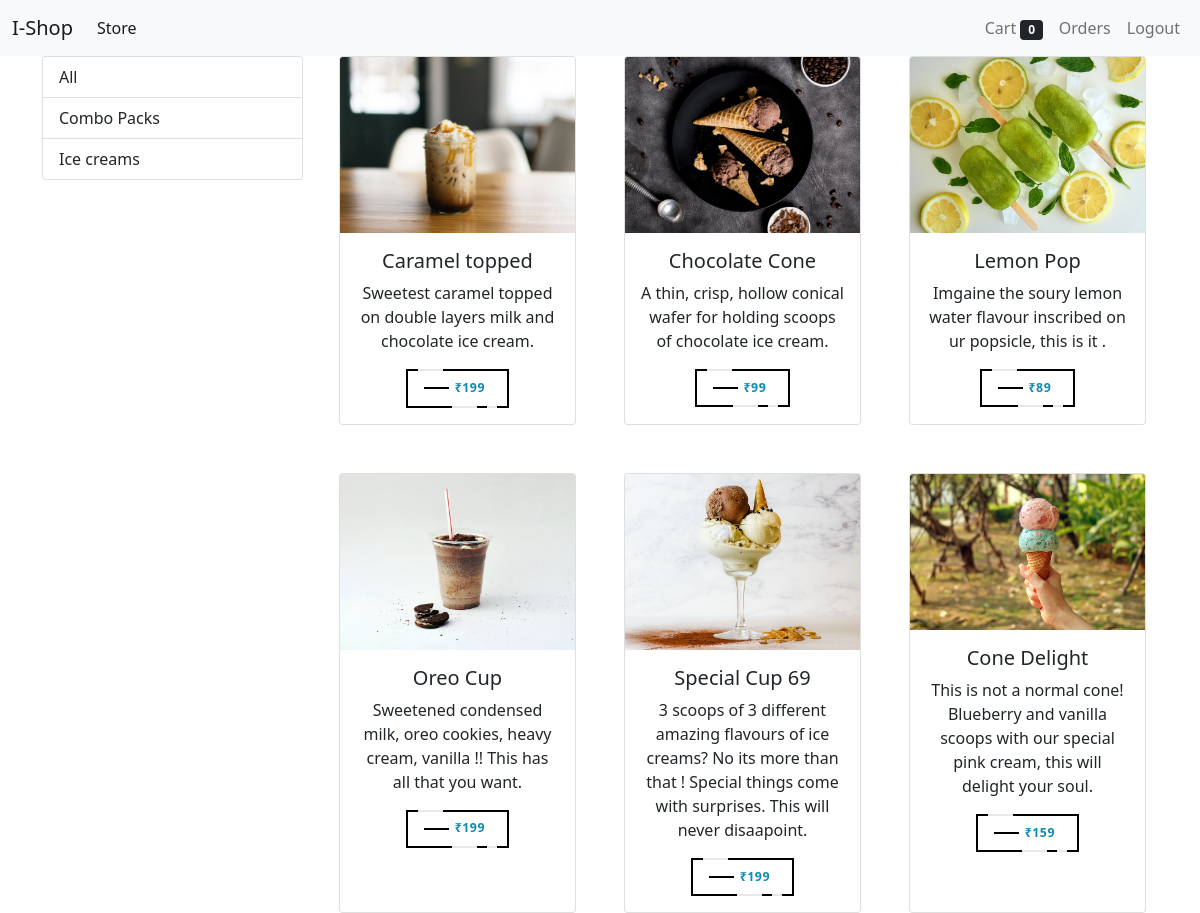
/?category=2 (signed in), run on the app's committed database.
### store/models/category.py (models this page shows, shortened)
class Category(models.Model):
    name=models.CharField(max_length=20)
    @staticmethod
    def get_all_categories():
        return Category.objects.all()

### store/models/product.py (models this page shows, shortened)
class Product(models.Model):
    name=models.CharField(max_length=50)
    price=models.IntegerField(default=0)
    category=models.ForeignKey(Category , on_delete=models.CASCADE, default=1)
    description=models.CharField(max_length=200, default='', null=True, blank=True)
    image=models.ImageField(upload_to='uploads/products/')
    @staticmethod
    def get_all_products_id(category_id):
        if category_id:
            return Product.objects.filter(category=category_id)
        else:
            return Product.get_all_products()

### store/views/home.py (the view, shortened to what this page needs)
# urls.py: path('', home.Index.as_view(), name='homepage'),
class Index(View):
    def get(self, request):
        cart = request.session.get('cart')
        if not cart:
            request.session['cart']={}
        products = None
        categories = Category.get_all_categories()
        category_ID = request.GET.get('category')
        if category_ID:
            products = Product.get_all_products_id(category_ID)
        else:
            products = Product.get_all_products()
        data = {}
        data['products'] = products
        data['categories'] = categories
        return render(request, 'index.html', data)

### store/templatetags/cart.py (called while the page is built)
@register.filter(name='is_in_cart')
def is_in_cart(product, cart):
    keys=cart.keys()
    for id in keys:
        if int(id) == product.id:
            return True
    return False

### store/templatetags/custom_filters.py (called while the page is built)
@register.filter(name='currency')
def currency(number):
    return "₹"+str(number)

### store/templates/index.html (shortened to what this page needs)
{% extends 'base.html'%} {% block content %}
{% load cart %}
{% load custom_filters %}
<div class="container">
    <div class="row">
        <div class="col-lg-3">
            <div class="list-group">
                <a href="/" class="list-group-item list-group-item-action">All</a>
                {% for category in categories %}
                <a href="/?category={{category.id}}"
                    class="list-group-item list-group-item-action">{{category.name}}</a>
                {% endfor %}
            </div>
        </div>
        <div id="products" class="col-lg-9">
            <div class="row mx-auto">
                <div class="container">
                    <div class="row gy-5 gx-md-5 justify-content-between">
                        {% for product in products %}
                        <div class="col-lg-4 col-md-6 text-center">
                            <div class="card box" id="{{product.id}}">
                                <img src="{{product.image.url}}" class="card-img-top img-fluid" alt="..." />
                                <div class="card-body">
                                    <h5 class="card-title">{{product.name}}</h5>
                                    <p class="card-text">{{product.description}}</p>
                                    <div class="container d-flex justify-content-around align-items-center">
                                        {% if product|is_in_cart:request.session.cart %}
                                        {% else %}
                                        <form action="/#{{product.id}}" method="POST">
                                            <button class="fancy" type="submit" href="#">
                                                <span class="top-key"></span>
                                                <span class="text">{{product.price|currency}}</span>
                                                <span class="bottom-key-1"></span>
                                                <span class="bottom-key-2"></span>
                                            </button>
                                        </form>
                                        {% endif %}
                                    </div>
                                </div>
                            </div>
                        </div>
                        {% endfor %}
                    </div>
                </div>
            </div>
        </div>
    </div>
</div>
{% endblock %}

### store/templates/base.html (style rules this page uses)
.box { transition: box-shadow .3s; }
.fancy { background-color: transparent; border: 2px solid #000; border-radius: 0; box-sizing: border-box; color: #fff; cursor: pointer; display: inline-block; font-weight: 700; letter-spacing: 0.05em; margin: 0; outline: none; overflow: visible; padding: .8em 2em; position: relative; text-align: center; text-decoration: none; text-transform: none; transition: all 0.3s ease-in-out; user-select: none; font-size: 11px; }
.fancy::before { content: " "; width: 1.5625rem; height: 2px; background: black; top: 50%; left: 1.5em; position: absolute; transform: translateY(-50%); transform-origin: center; transition: background 0.3s linear, width 0.3s linear; }
.fancy .text { font-size: 1.125em; line-height: 1.33333em; padding-left: 2em; display: block; text-align: left; transition: all 0.3s ease-in-out; text-transform: uppercase; text-decoration: none; color: #118ab2; }
.fancy .top-key { height: 2px; width: 1.5625rem; top: -2px; left: 0.625rem; position: absolute; background: #e8e8e8; transition: width 0.5s ease-out, left 0.3s ease-out; }
.fancy .bottom-key-1 { height: 2px; width: 1.5625rem; right: 1.875rem; bottom: -2px; position: absolute; background: #e8e8e8; transition: width 0.5s ease-out, right 0.3s ease-out; }
.fancy .bottom-key-2 { height: 2px; width: 0.625rem; right: 0.625rem; bottom: -2px; position: absolute; background: #e8e8e8; transition: width 0.5s ease-out, right 0.3s ease-out; }
.box { height:100%; }

### data on the page
Category: name "Combo Packs"
Category: name "Ice creams"
Product: image (picture), name "Caramel topped", description "Sweetest caramel topped on double layers milk and chocolate ice cream.", price "₹199"
Product: image (picture), name "Chocolate Cone", description "A thin, crisp, hollow conical wafer for holding scoops of chocolate ice cream.", price "₹99"
Product: image (picture), name "Lemon Pop", description "Imgaine the soury lemon water flavour inscribed on ur popsicle, this is it .", price "₹89"
Product: image (picture), name "Oreo Cup", description "Sweetened condensed milk, oreo cookies, heavy cream, vanilla !! This has all that you want.", price "₹199"
Product: image (picture), name "Special Cup 69", description "3 scoops of 3 different amazing flavours of ice creams? No its more than that ! Special things come with surprises. This will never disaapoint.", price "₹199"
Product: image (picture), name "Cone Delight", description "This is not a normal cone! Blueberry and vanilla scoops with our special pink cream, this will delight your soul.", price "₹159"

### other printed values
{{ request.session.cart.keys|length }} "0"
